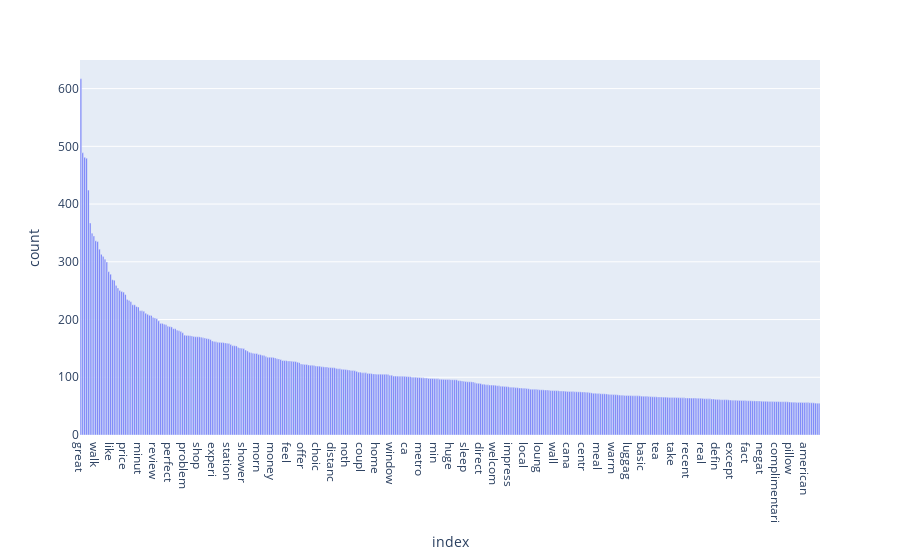

The cell this chart's notebook holds for it:
### Code cell
aux = df_tranform.sum().to_frame('count')
aux.sort_values(by='count',ascending=False,inplace=True)
aux=aux.head(400)
px.bar(aux, x=aux.index, y='count')

### Figure 1 — Plotly figure (JSON) as saved in the notebook; plotly's stock layout.template omitted (floating-point values rounded to 4 significant figures; data arrays with more than 128 entries replaced by an {"elided": "..."} marker saying what was removed)
{"data": [{"alignmentgroup": "True", "hovertemplate": "index=%{x}<br>count=%{y}<extra></extra>", "legendgroup": "", "marker": {"color": "#636efa", "pattern": {"shape": ""}}, "name": "", "offsetgroup": "", "orientation": "v", "showlegend": false, "textposition": "auto", "type": "bar", "x": {"elided": "400 str values"}, "xaxis": "x", "y": {"elided": "400 float values"}, "yaxis": "y"}], "layout": {"barmode": "relative", "legend": {"tracegroupgap": 0}, "margin": {"t": 60}, "xaxis": {"anchor": "y", "domain": [0, 1], "title": {"text": "index"}}, "yaxis": {"anchor": "x", "domain": [0, 1], "title": {"text": "count"}}}}
